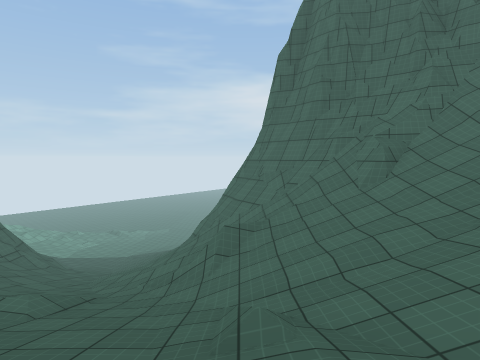
view 1 (above)

15 first-person views from a walk through a 3-D level made in the Unity game engine. The camera is 1.2 m above the floor, tilts 4° down and sees 75° across. The floor is counted in squares, 2 m on a side. Each view is taken from the middle of a square. On the plan, view 1 faces up. The plan holds only what a view shows up to about 9 squares ahead; the rest is blank. The place goes on beyond the plan. The player character is not drawn. Some surface patterns are stand-ins.

view 2
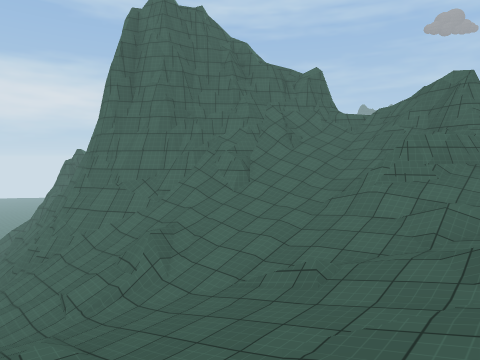

view 3
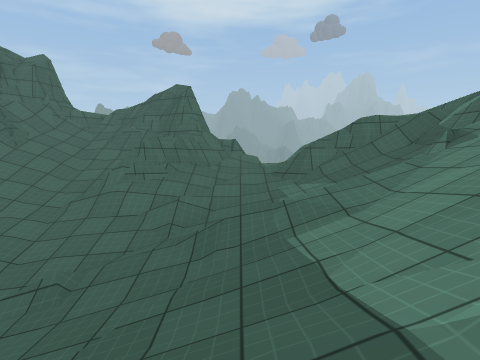

view 4
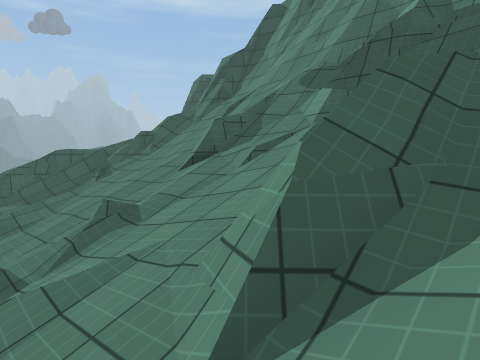

view 5
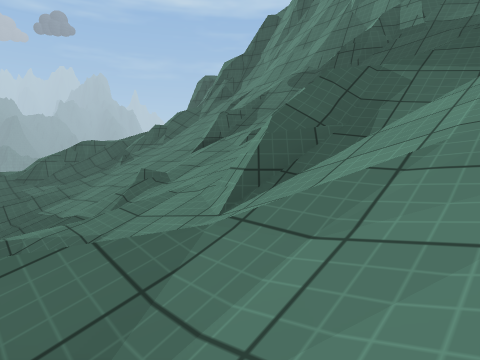

view 6
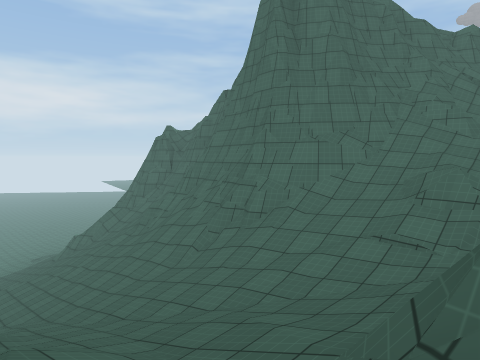

view 7
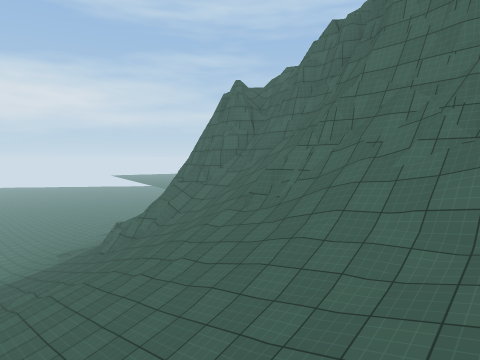

view 8
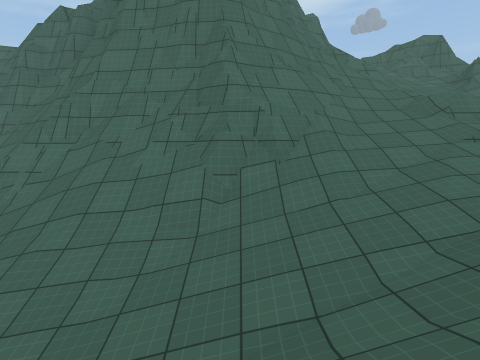

view 9
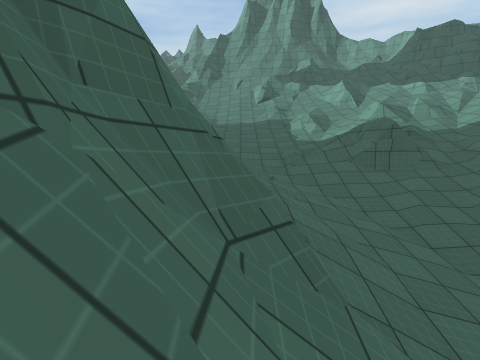

view 10
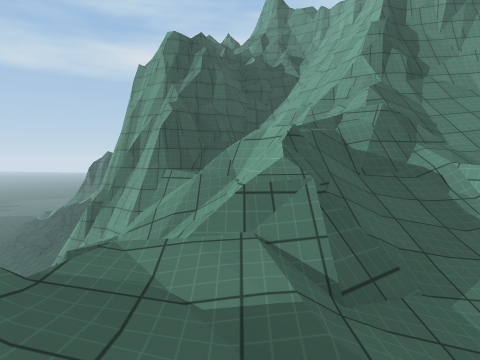

view 11
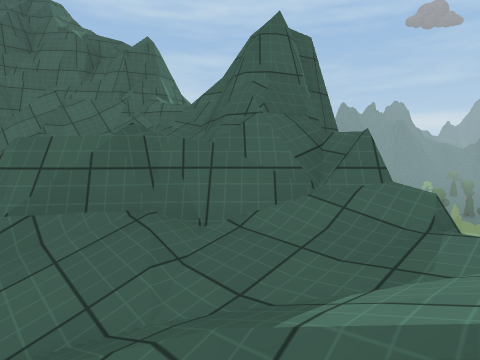

view 12
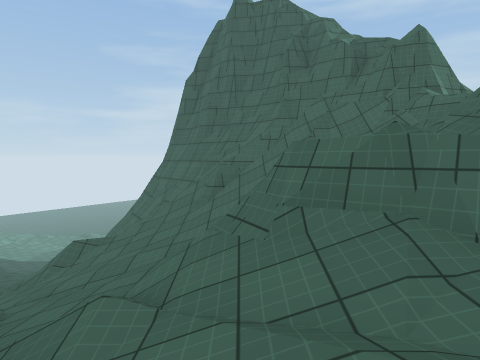

view 13
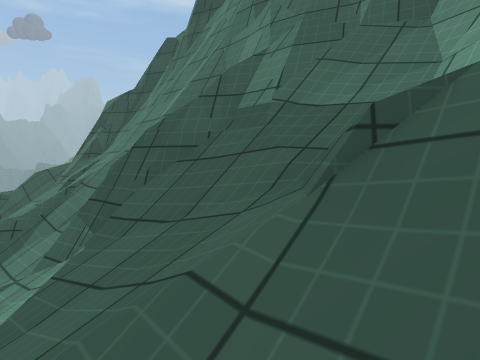

view 14
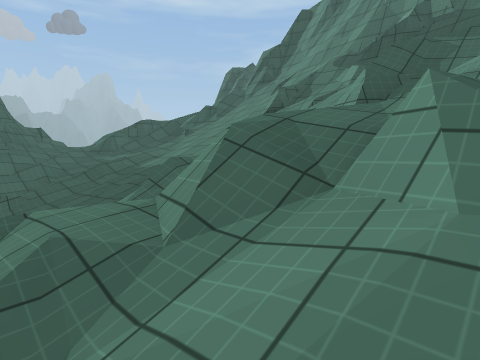

view 15
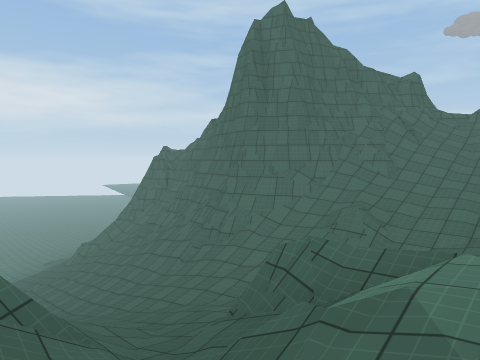

### Floor plan
Key: @ floor where view 1 was taken; # wall or solid block; x gap in a wall; . main floor; - floor 2 m lower than the main floor; : floor 2.75 m higher than the main floor; _ floor 10.75 m lower than the main floor; / step, stairs or slope; = window, fence, low wall or low ledge; ^ raised ledge; v drop or lower ground.
Columns run from 7 left of view 1 to 8 right of it. Each row starts with its distance up from view 1.
 20   //
 19   ///
 18   _//#
 17   ///#
 16   //////  v
 15   //////##v
 14   //////##v
 13   ////####v
 12   /////#
 11   /////^
 10   ////#^
  9  /////#^^
  8  /////=^#^^
  7  ///////==^^#^
  6  /////////=#=###
  5 #////////////==
  4 //=#//////////=
  3 ///=////////=/#
  2 //////-///####=
  1 ////////////=##
  0 ///////@///./v
 -1 //=////////=v
 -2 //=////////=.v
 -3 /////#///=====
 -4 ///=/////x:
 -5 //=#//=//vv
 -6 ##########v
 -7          #v
 -8          #=

Positions as (right, up) in squares from view 1, and headings:
1: (0, 0), facing up
2: (-3, 0), facing up-right
3: (-3, 0), facing right
4: (-6, 0), facing down-right
5: (-7, 1), facing down-right
6: (-6, 4), facing up-right
7: (-6, 9), facing up-right
8: (-6, 9), facing right
9: (-1, 11), facing down
10: (4, 1), facing down
11: (3, -1), facing up-right
12: (3, -1), facing up
13: (-7, -3), facing down-right
14: (-7, 3), facing down-right
15: (-7, 2), facing up-right
